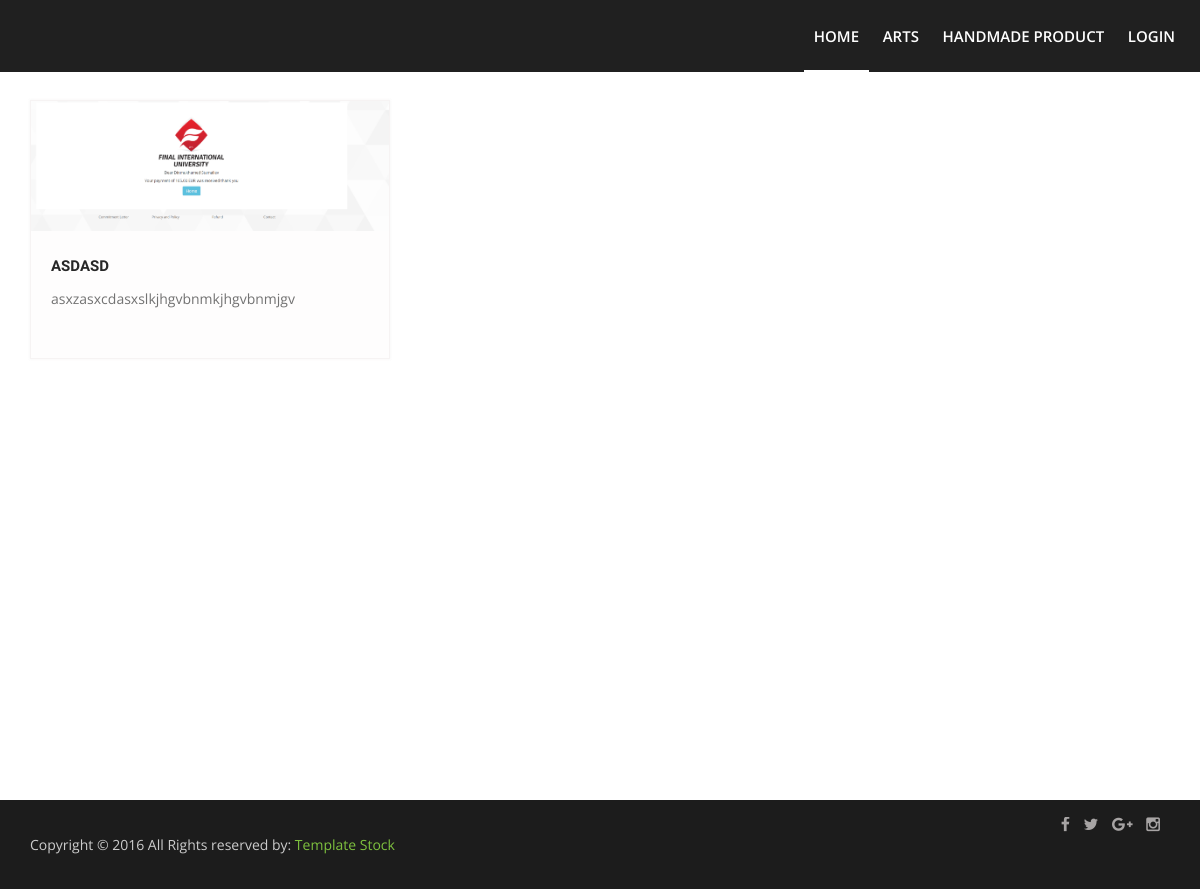
Before: /shop/arts with the older database file.
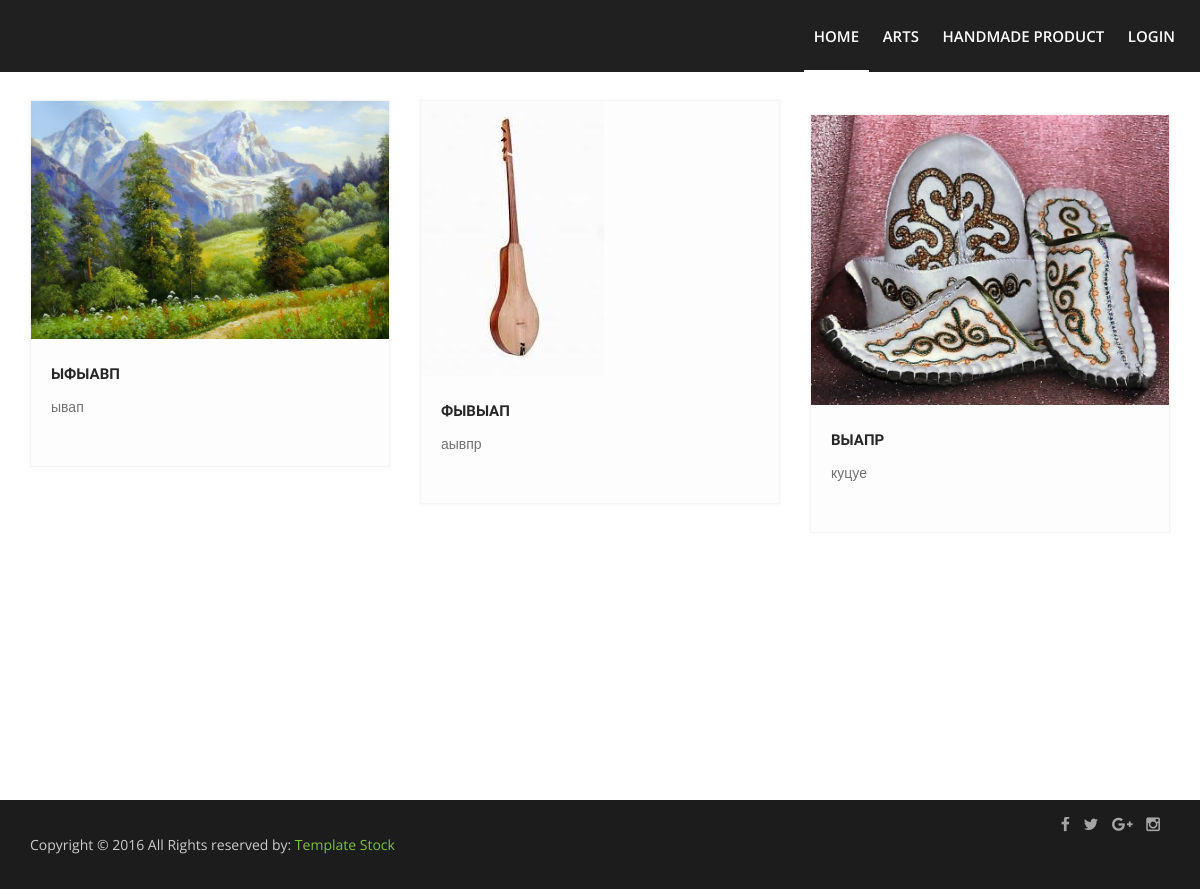
After: the same page with the newer database file.
### product/models.py (models this page shows, shortened)
class Product(models.Model):
    category = models.ForeignKey(Category, related_name='products', on_delete=models.CASCADE)
    title = models.CharField(max_length=50)
    slug = models.SlugField(max_length=55)
    description = models.TextField(blank=True, null=True)
    price = models.DecimalField(max_digits=6, decimal_places=2)
    added_date = models.DateTimeField(auto_now_add=True)
    image = models.ImageField(upload_to='uploads/', blank=True, null=True)
    thumbnail = models.ImageField(upload_to='uploads/', blank=True, null=True)  # Change uploads to thumbnails
    class Meta:
        ordering = ['-added_date']

### blog/views.py (the view)
# urls.py: path('shop/arts', views.ProductListArtsView.as_view(), name='arts-list'),
class ProductListArtsView(ListView):
    model = Product
    template_name = 'blog/arts.html'
    context_object_name = 'product_list'
    ordering = ['-added_date']  #выводит последний добавленный пост
    def get_queryset(self, *args, **kwargs):
        qs = Product.objects.all()
        query = self.request.GET.get('q', None)
        if query is not None:
            qs = qs.filter(
                Q(title__incontains=query) |
                Q(author__username__incontains=query)
            )
        return qs

### product/models.py (called while the page is built)
    def __str__(self):
        return self.title

### blog/templates/blog/arts.html (shortened to what this page needs)
{% extends 'blog/shop.html' %}
{% block content %}
    {% for product in product_list %}
        {% if product.category != 'arts' %}
        <div class="col-md-4">
           <div class="blog-post">
                 <div class="post-media">
                     <img src="{{ product.image.url }}" alt="">
                 </div>
               <div class="post-desc">
                   <h4>{{ product.title }}</h4>
                   <p>{{ product.description }}</p>
               </div>
           </div>
       </div>
        {% endif %}
    {% endfor %}
{% endblock %}

Changed rows visible on the page:
removed Product: image (picture), title "ASDASD", description "asxzasxcdasxslkjhgvbnmkjhgvbnmjgv"
added Product: image (picture), title "ЫФЫАВП", description "ывап"
added Product: image (picture), title "ФЫВЫАП", description "аывпр"
added Product: image (picture), title "ВЫАПР", description "куцуе"
